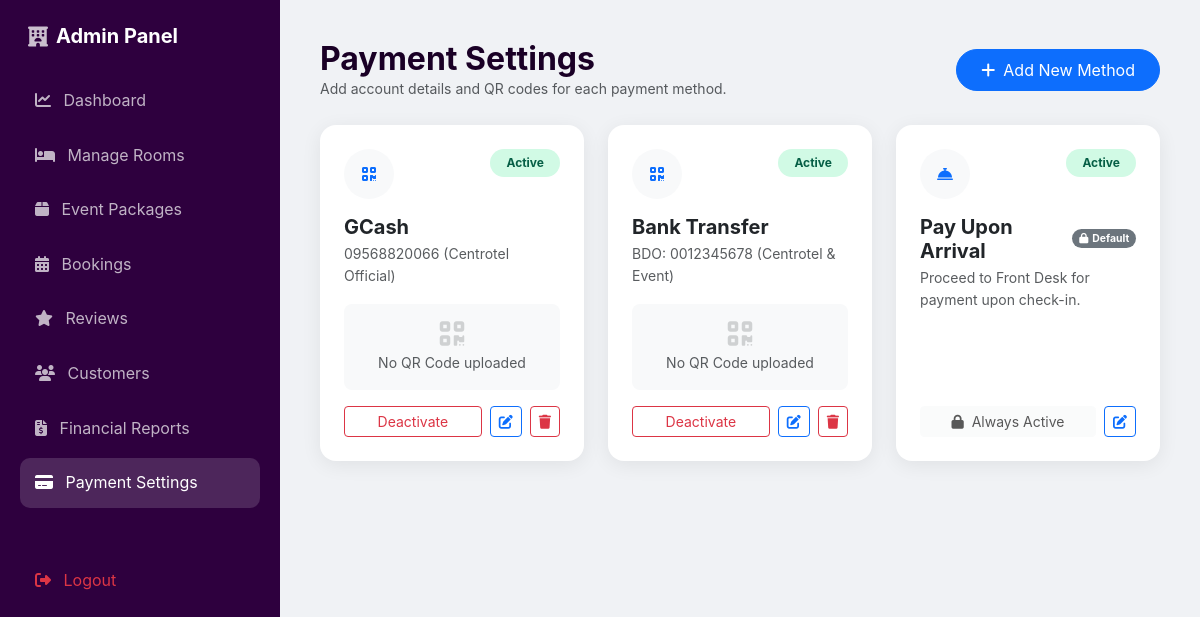
The page /admin/payment_settings.php (signed in) on the database its author committed.
### tables this page shows
CREATE TABLE IF NOT EXISTS payment_methods (
    id INT AUTO_INCREMENT PRIMARY KEY,
    method_name VARCHAR(50) NOT NULL,
    account_details TEXT,  
    qr_code_url VARCHAR(255),  
    status ENUM('active', 'inactive') DEFAULT 'active'
);

### admin/payment_settings.php (the view, shortened to what this page needs)
<?php
require_once '../config/db.php';
$pdo->exec("ALTER TABLE payment_methods ADD COLUMN IF NOT EXISTS qr_code_url VARCHAR(255) DEFAULT NULL;");
$methods = $pdo->query("SELECT * FROM payment_methods ORDER BY id ASC")->fetchAll();
?>
<!DOCTYPE html>
<html lang="en">
<head>
    <link href="https://cdn.jsdelivr.net/npm/bootstrap@5.3.0/dist/css/bootstrap.min.css" rel="stylesheet">
    <link rel="stylesheet" href="https://cdnjs.cloudflare.com/ajax/libs/font-awesome/6.4.0/css/all.min.css">
    <link rel="stylesheet" href="../assets/css/style.css">
</head>
<body>
<div class="sidebar" id="sidebar">
    <div class="d-flex align-items-center mb-4 px-2">
        <i class="fas fa-hotel fa-lg me-2 opacity-75"></i>
        <span class="fs-5 fw-bold">Admin Panel</span>
    </div>
    <nav>
        <a href="dashboard.php" class="nav-link-admin"><i class="fas fa-chart-line me-2"></i> Dashboard</a>
        <a href="rooms.php" class="nav-link-admin"><i class="fas fa-bed me-2"></i> Manage Rooms</a>
        <a href="packages.php" class="nav-link-admin"><i class="fas fa-box me-2"></i> Event Packages</a>
        <a href="reservations.php" class="nav-link-admin"><i class="fas fa-calendar-alt me-2"></i> Bookings</a>
        <a href="reviews.php" class="nav-link-admin"><i class="fas fa-star me-2"></i> Reviews</a>
        <a href="users.php" class="nav-link-admin"><i class="fas fa-users me-2"></i> Customers</a>
        <a href="reports.php" class="nav-link-admin"><i class="fas fa-file-invoice-dollar me-2"></i> Financial Reports</a>
        <a href="payment_settings.php" class="nav-link-admin active"><i class="fas fa-credit-card me-2"></i> Payment Settings</a>
        <div class="mt-5">
            <a href="../auth/logout.php" class="nav-link-admin text-danger" onclick="return confirm('Are you sure you want to logout?')"><i class="fas fa-sign-out-alt me-2"></i> Logout</a>
        </div>
    </nav>
</div>
<div class="main-content">
    <div class="d-flex flex-wrap gap-3 justify-content-between align-items-center mb-4">
        <div>
            <h2 class="fw-bold mb-0">Payment Settings</h2>
            <p class="text-muted small mb-0">Add account details and QR codes for each payment method.</p>
        </div>
        <button class="btn btn-primary px-4 py-2 rounded-pill" data-bs-toggle="modal" data-bs-target="#addMethodModal">
            <i class="fas fa-plus me-2"></i>Add New Method
        </button>
    </div>
    <div class="row g-3 g-lg-4">
        <?php foreach ($methods as $m): ?>
        <div class="col-12 col-md-6 col-lg-4">
            <div class="card card-method h-100 p-4">
                <div class="d-flex justify-content-between align-items-start mb-3">
                    <div class="rounded-circle bg-light d-flex align-items-center justify-content-center" style="width:50px;height:50px;">
                        <i class="fas fa-<?php echo ($m['method_name']==='Pay Upon Arrival') ? 'concierge-bell' : 'qrcode'; ?> text-primary"></i>
                    </div>
                    <span class="badge rounded-pill <?php echo $m['status']==='active'?'badge-active':'badge-inactive'; ?> px-3 py-2">
                        <?php echo ucfirst($m['status']); ?>
                    </span>
                </div>
                <?php $isDefault = (strtolower($m['method_name']) === 'pay upon arrival'); ?>
                <div class="d-flex align-items-center gap-2 mb-1">
                    <h5 class="fw-bold mb-0"><?php echo htmlspecialchars($m['method_name']); ?></h5>
                    <?php if ($isDefault): ?>
                    <span class="badge bg-secondary rounded-pill" style="font-size:0.65rem;"><i class="fas fa-lock me-1"></i>Default</span>
                    <?php endif; ?>
                </div>
                <p class="text-muted small mb-3"><?php echo nl2br(htmlspecialchars($m['account_details'])); ?></p>
                <?php if (!$isDefault): ?>
                <?php if (!empty($m['qr_code_url'])): ?>
                <div class="text-center mb-3 p-2 bg-light rounded-3">
                    <img src="../<?php echo htmlspecialchars($m['qr_code_url']); ?>"
                         alt="QR Code" class="qr-preview">
                    <div class="small text-muted mt-1"><i class="fas fa-qrcode me-1"></i>QR Code Available</div>
                </div>
                <?php else: ?>
                <div class="text-center mb-3 p-3 bg-light rounded-3 text-muted small">
                    <i class="fas fa-qrcode fa-2x mb-1 opacity-25"></i><br>No QR Code uploaded
                </div>
                <?php endif; ?>
                <?php endif; ?>
                <div class="d-flex gap-2 mt-auto">
                    <?php if (!$isDefault): ?>
                    <form method="POST" class="flex-grow-1">
                        <button class="btn btn-sm w-100 <?php echo $m['status']==='active'?'btn-outline-danger':'btn-outline-success'; ?>">
                            <?php echo $m['status']==='active'?'Deactivate':'Activate'; ?>
                        </button>
                    </form>
                    <?php else: ?>
                    <button class="btn btn-sm btn-light flex-grow-1" disabled title="Default method, always active">
                        <i class="fas fa-lock me-1"></i> Always Active
                    </button>
                    <?php endif; ?>
                    <button class="btn btn-sm btn-outline-primary" title="Edit"
                        onclick="openEdit(<?php echo htmlspecialchars(json_encode($m)); ?>)">
                        <i class="fas fa-edit"></i>
                    </button>
                    <?php if (!$isDefault): ?>
                    <form method="POST" onsubmit="return confirm('Delete this payment method?');">
                        <button class="btn btn-sm btn-outline-danger" title="Delete"><i class="fas fa-trash"></i></button>
                    </form>
                    <?php endif; ?>
                </div>
            </div>
        </div>
        <?php endforeach; ?>
    </div>
</div>
</body>
</html>

### assets/css/style.css (style rules this page uses)
:root { --primary: #2e003e; --primary-light: #5d007d; --accent: #9c27b0; --accent-soft: #f3e5f5; --text-dark: #1a0026; --text-light: #ffffff; --bg-light: #ffffff; --glass: rgba(255, 255, 255, 0.95); --glass-dark: rgba(46, 0, 62, 0.9); --shadow: 0 10px 40px -10px rgba(46, 0, 62, 0.15); --transition: all 0.4s ease-in-out; }
* { margin: 0; padding: 0; box-sizing: border-box; font-family: 'Outfit', 'Inter', sans-serif; }
body { background-color: var(--bg-light); color: var(--text-dark); line-height: 1.6; overflow-x: hidden; }

### admin/payment_settings.php (style rules this page uses)
:root { --primary: #2e003e; --accent: #9c27b0; }
body { background: #f0f2f5; font-family: 'Segoe UI', sans-serif; }
.sidebar { width: 280px; min-height: 100vh; background: var(--primary); color: white; position: fixed; padding: 20px; }
.main-content { margin-left: 280px; padding: 40px; }
.nav-link-admin { color: rgba(255,255,255,0.7); padding: 12px 15px; border-radius: 10px; margin-bottom: 5px; display: block; text-decoration: none; transition: 0.2s; }
.nav-link-admin:hover, .nav-link-admin.active { background: rgba(255,255,255,0.15); color: white; }
.card-method { border: none; border-radius: 16px; box-shadow: 0 4px 20px rgba(0,0,0,0.07); transition: 0.3s; }
.badge-active { background: #d1fae5; color: #065f46; }

### rows shown on the page
payment_methods: status "Active", method_name "GCash", account_details "09568820066 (Centrotel Official)", shows "No QR Code uploaded", shows "Deactivate"
payment_methods: status "Active", method_name "Bank Transfer", account_details "BDO: 0012345678 (Centrotel & Event)", shows "No QR Code uploaded", shows "Deactivate"
payment_methods: status "Active", method_name "Pay Upon Arrival", shows "Default", account_details "Proceed to Front Desk for payment upon check-in.", shows "Always Active"
